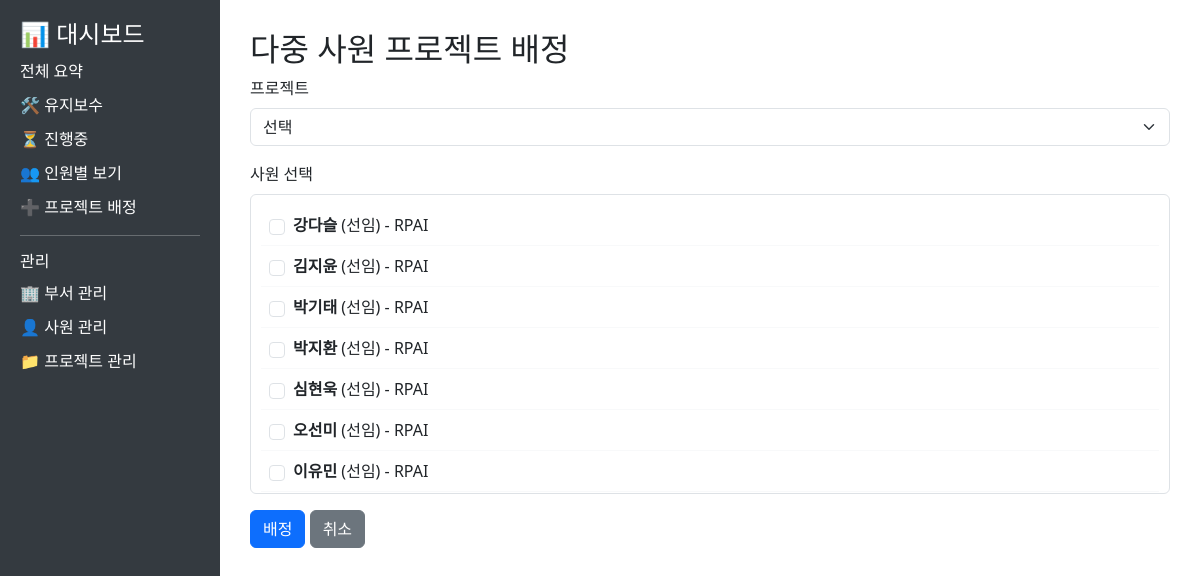
/assignment/add, run on an earlier commit of the app's database.
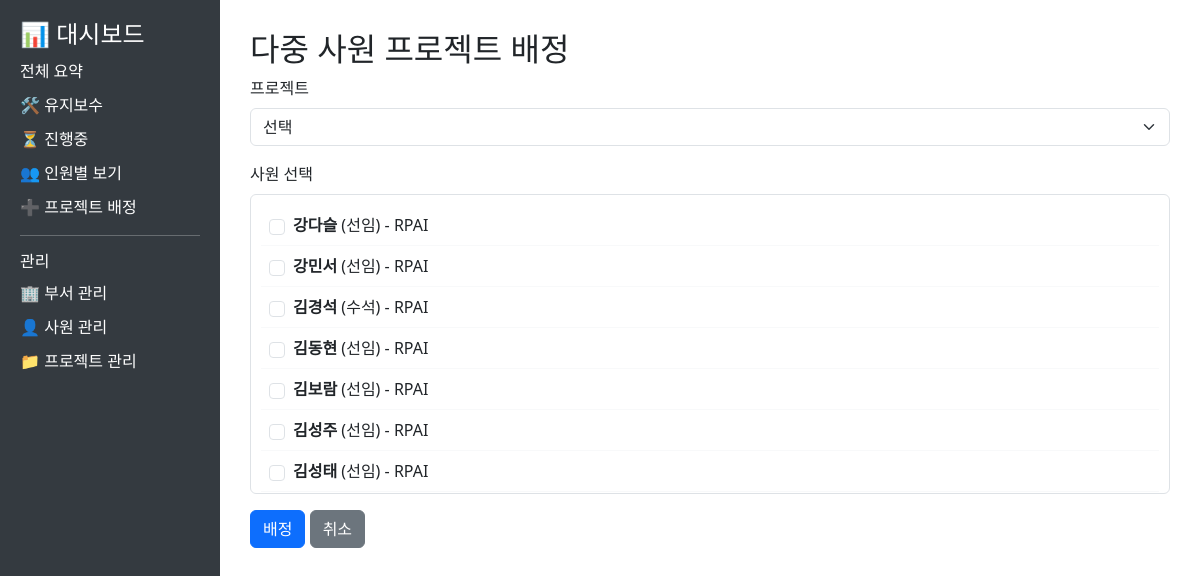
And on a later commit of the database.
### tables this page shows
CREATE TABLE employees (
        employee_id INTEGER PRIMARY KEY AUTOINCREMENT,
        name TEXT NOT NULL,
        position TEXT,
        department_id INTEGER,
        skills TEXT,
        FOREIGN KEY (department_id) REFERENCES departments(department_id)
    );

CREATE TABLE departments (
        department_id INTEGER PRIMARY KEY AUTOINCREMENT,
        name TEXT NOT NULL
    );

### dashboard/app.py (the view, shortened to what this page needs)
@app.route("/assignment/add", methods=["GET", "POST"])
def add_assignment():
    employees = get_available_employees()
    projects = get_available_projects()
    return render_template("assignment_add_multiple.html", employees=employees, projects=projects)

### dashboard/app.py (called while the page is built)
def get_connection():
    try:
        current_dir = os.path.dirname(__file__)
        parent_dir = os.path.dirname(current_dir)
        db_path = os.path.join(parent_dir, "db", "dashboard.db")
        print(f"데이터베이스 경로: {db_path}")  # 디버깅용
        conn = sqlite3.connect(db_path)
        conn.row_factory = sqlite3.Row
        return conn
    except sqlite3.Error as e:
        print(f"데이터베이스 연결 오류: {e}")
        return None

def get_available_employees():
    conn = get_connection()
    if conn is None:
        return pd.DataFrame()
    try:
        df = pd.read_sql_query("""
            SELECT e.employee_id, e.name, e.position, d.name AS department
            FROM employees e
            LEFT JOIN departments d ON e.department_id = d.department_id
            ORDER BY e.name
        """, conn)
        return df
    except Exception as e:
        print(f"사용 가능한 사원 목록 조회 오류: {e}")
        return pd.DataFrame()
    finally:
        conn.close()

def get_available_projects():
    conn = get_connection()
    if conn is None:
        return pd.DataFrame()
    try:
        df = pd.read_sql_query("""
            SELECT p.project_id, p.name, pt.type_name AS type
            FROM projects p
            LEFT JOIN project_type pt ON p.type_id = pt.type_id
            ORDER BY p.name
        """, conn)
        return df
    except Exception as e:
        print(f"사용 가능한 프로젝트 목록 조회 오류: {e}")
        return pd.DataFrame()
    finally:
        conn.close()

### dashboard/templates/assignment_add_multiple.html (shortened to what this page needs)
<!DOCTYPE html>
<html>
<head>
    <link rel="stylesheet" href="https://cdn.jsdelivr.net/npm/bootstrap@5.3.0/dist/css/bootstrap.min.css">
</head>
<body>
    <div class="sidebar">
        <h4>📊 대시보드</h4>
        <a href="/">전체 요약</a>
        <a href="/maintenance">🛠 유지보수</a>
        <a href="/ongoing">⏳ 진행중</a>
        <a href="/assignment">👥 인원별 보기</a>
        <a href="/assignment/add">➕ 프로젝트 배정</a>
        <hr>
        <h6>관리</h6>
        <a href="/departments">🏢 부서 관리</a>
        <a href="/employees">👤 사원 관리</a>
        <a href="/projects">📁 프로젝트 관리</a>
    </div>
    <div class="content">
        <h2>다중 사원 프로젝트 배정</h2>
        <form method="POST" id="multipleAssignmentForm">
            <div class="mb-3">
                <label for="project_id" class="form-label">프로젝트</label>
                <select class="form-select" id="project_id" name="project_id" required>
                    <option value="">선택</option>
                </select>
            </div>
            <div class="mb-3">
                <label class="form-label">사원 선택</label>
                <div class="employee-list">
                    {% for emp in employees.itertuples() %}
                    <div class="employee-item">
                        <input type="checkbox" class="form-check-input me-2" id="emp_{{ emp.employee_id }}"
                            value="{{ emp.employee_id }}" name="employee_ids">
                        <label class="employee-info" for="emp_{{ emp.employee_id }}">
                            <strong>{{ emp.name }}</strong> ({{ emp.position }}) - {{ emp.department }}
                        </label>
                    </div>
                    {% endfor %}
                </div>
            </div>
            <button type="submit" class="btn btn-primary">배정</button>
            <a href="{{ url_for('assignment') }}" class="btn btn-secondary">취소</a>
        </form>
    </div>
</body>
</html>

### dashboard/templates/assignment_add_multiple.html (style rules this page uses)
body { display: flex; }
.sidebar { width: 220px; background-color: #343a40; min-height: 100vh; padding: 20px; color: white; }
.sidebar a { color: #ffffff; text-decoration: none; display: block; margin: 10px 0; }
.content { flex-grow: 1; padding: 30px; }
.employee-list { max-height: 300px; overflow-y: auto; border: 1px solid #dee2e6; border-radius: 0.375rem; padding: 10px; }
.employee-item { display: flex; align-items: center; padding: 8px; border-bottom: 1px solid #f8f9fa; }
.employee-info { flex-grow: 1; }

What changed in the data, as far as the page shows it:
removed employees: name "김지윤", position "선임", department "RPAI"
removed employees: name "박기태", position "선임", department "RPAI"
removed employees: name "박지환", position "선임", department "RPAI"
removed employees: name "심현욱", position "선임", department "RPAI"
removed employees: name "오선미", position "선임", department "RPAI"
removed employees: name "이유민", position "선임", department "RPAI"
added employees: name "강민서", position "선임", department "RPAI"
added employees: name "김경석", position "수석", department "RPAI"
added employees: name "김동현", position "선임", department "RPAI"
added employees: name "김보람", position "선임", department "RPAI"
added employees: name "김성주", position "선임", department "RPAI"
added employees: name "김성태", position "선임", department "RPAI"
